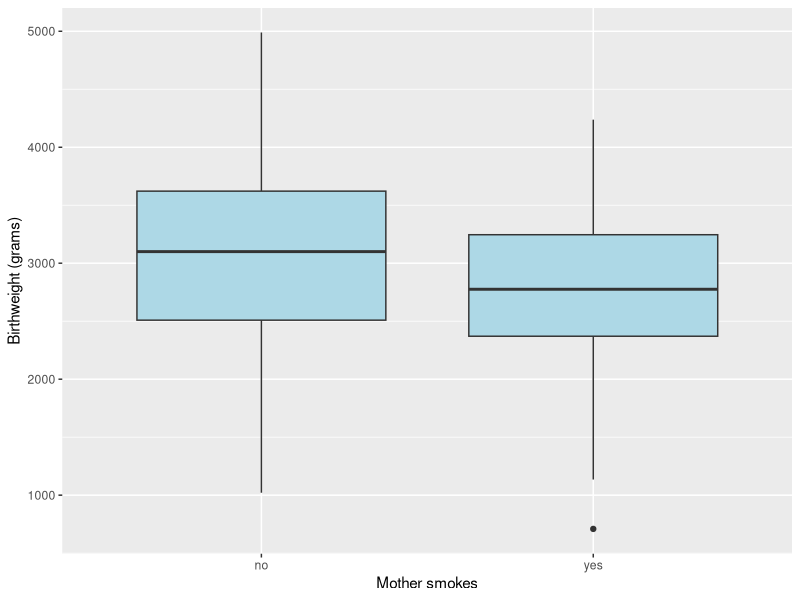
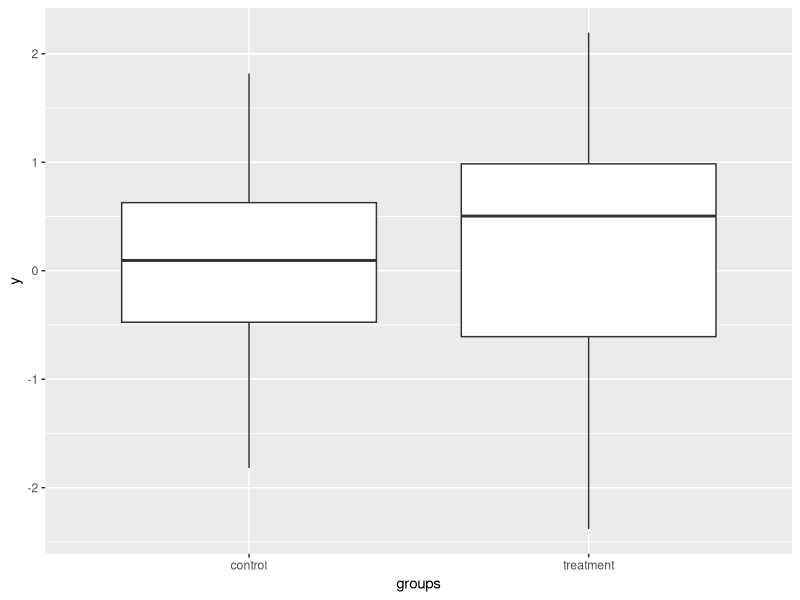
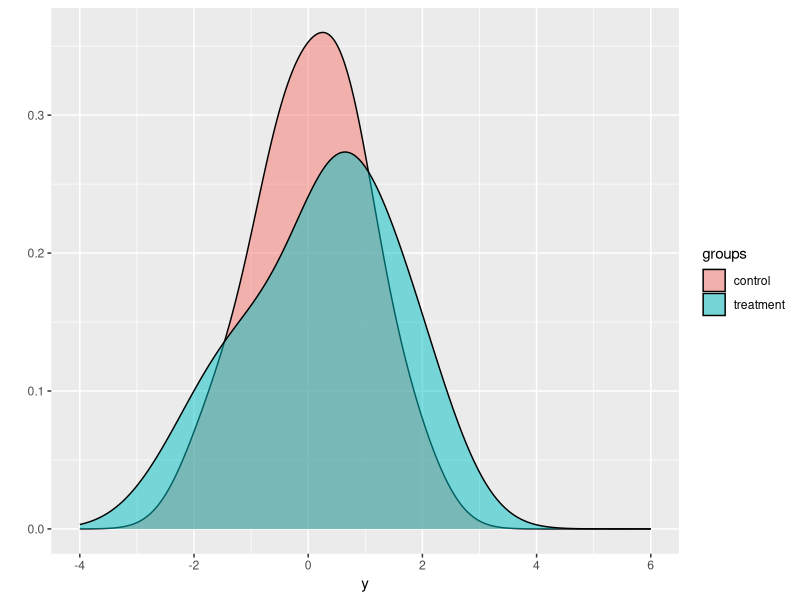
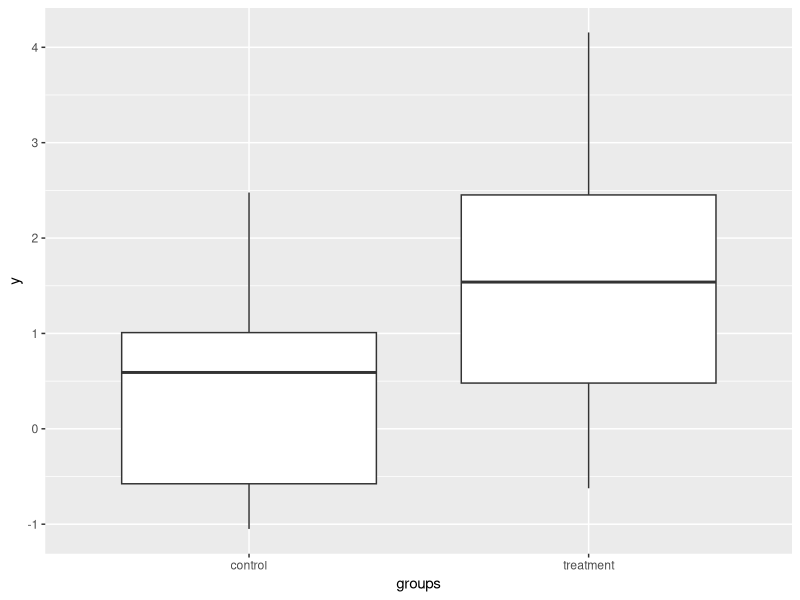
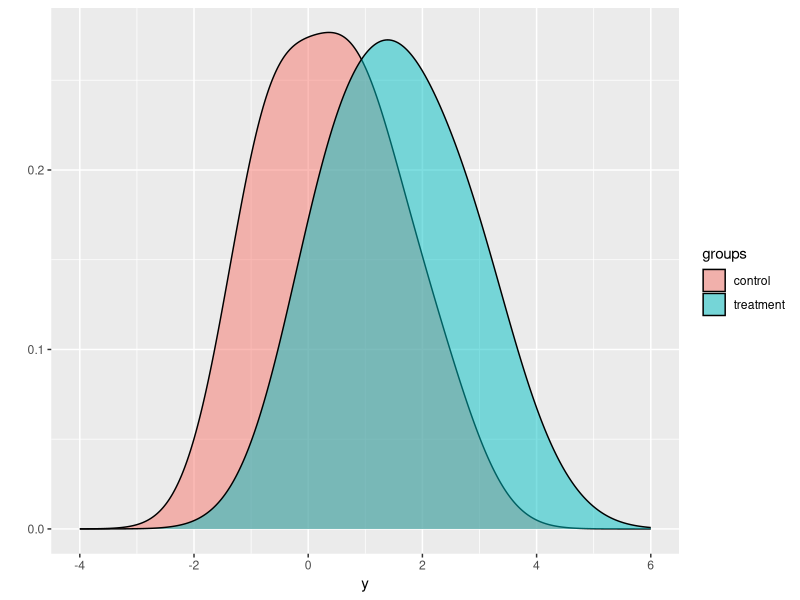
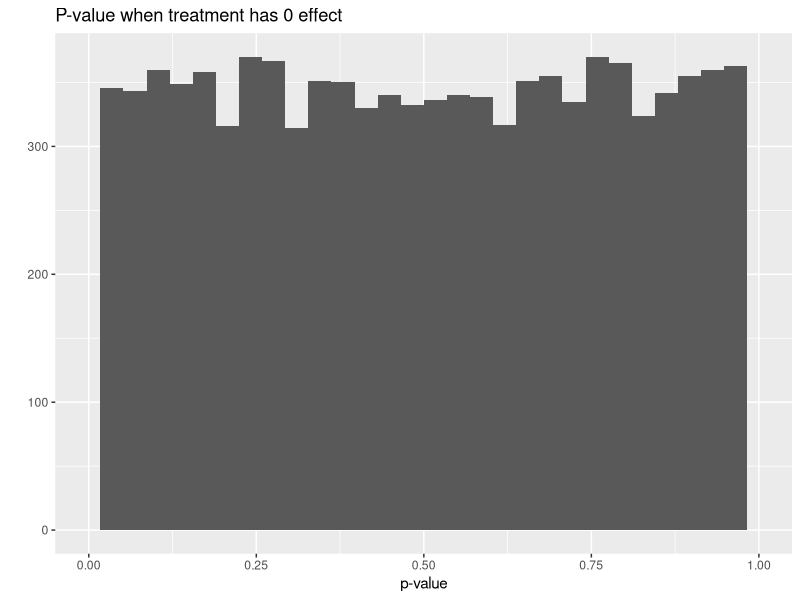
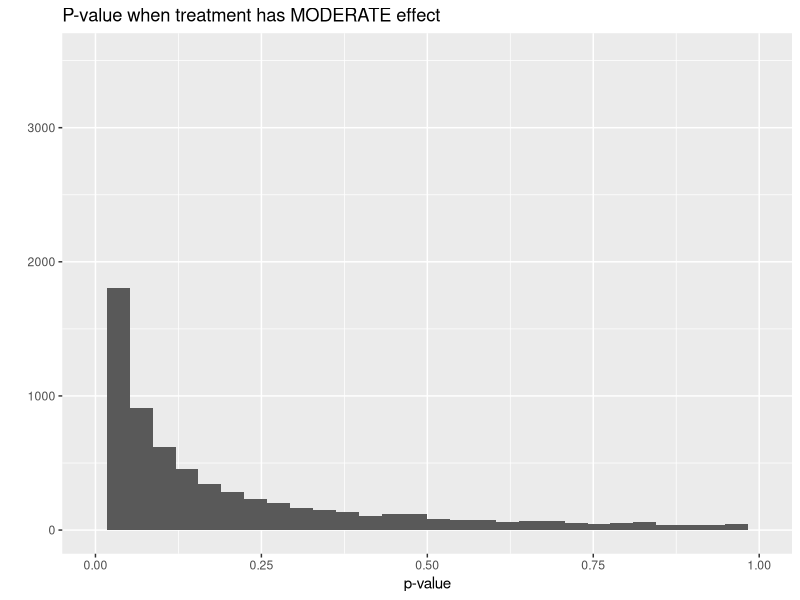
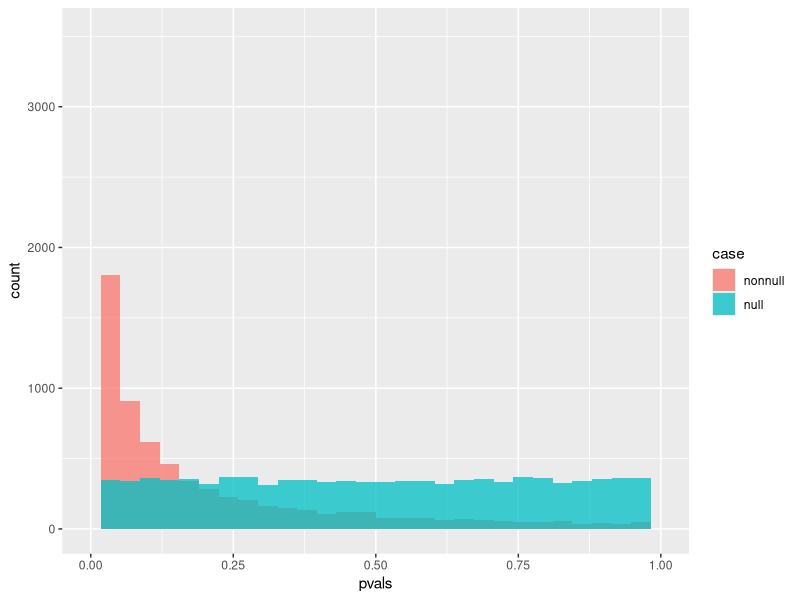

Write R code to recreate these figures, in order.
## ---- chunk 1
library(MASS)
library(plyr)
library(ggplot2)
## ---- chunk 2
# Rename the columns to have more descriptive names
colnames(birthwt) <- c("birthwt.below.2500", "mother.age", "mother.weight", 
    "race", "mother.smokes", "previous.prem.labor", "hypertension", "uterine.irr", 
    "physician.visits", "birthwt.grams")

# Transform variables to factors with descriptive levels
birthwt <- transform(birthwt, 
            race = as.factor(mapvalues(race, c(1, 2, 3), 
                              c("white","black", "other"))),
            mother.smokes = as.factor(mapvalues(mother.smokes, 
                              c(0,1), c("no", "yes"))),
            hypertension = as.factor(mapvalues(hypertension, 
                              c(0,1), c("no", "yes"))),
            uterine.irr = as.factor(mapvalues(uterine.irr, 
                              c(0,1), c("no", "yes")))
            )
## ---- chunk 3
# Create boxplot showing how birthwt.grams varies between
# smoking status
qplot(x = mother.smokes, y = birthwt.grams,
      geom = "boxplot", data = birthwt,
      xlab = "Mother smokes", 
      ylab = "Birthweight (grams)",
      fill = I("lightblue"))
## ---- chunk 4
aggregate(birthwt.grams ~ mother.smokes, 
          data = birthwt, 
          FUN = function(x) {c(mean = mean(x), sd = sd(x))})
## ---- chunk 5
aggregate(birthwt.grams ~ mother.smokes, data = birthwt, 
          FUN = function(x) {c(mean = mean(x), 
                               se = sd(x) / sqrt(length(x)))})
## ---- chunk 6
birthwt.t.test <- t.test(birthwt.grams ~ mother.smokes, data = birthwt)
birthwt.t.test
## ---- chunk 7
names(birthwt.t.test)
birthwt.t.test$p.value   # p-value
birthwt.t.test$estimate  # group means
birthwt.t.test$conf.int  # confidence interval for difference
attr(birthwt.t.test$conf.int, "conf.level")  # confidence level
## ---- chunk 8
# Calculate difference in means between smoking and nonsmoking groups
birthwt.smoke.diff <- round(birthwt.t.test$estimate[1] - birthwt.t.test$estimate[2], 1)

# Confidence level as a %
conf.level <- attr(birthwt.t.test$conf.int, "conf.level") * 100
## ---- chunk 9
with(birthwt, t.test(x=birthwt.grams[mother.smokes=="no"], 
                     y=birthwt.grams[mother.smokes=="yes"]))
## ---- chunk 10
set.seed(12345)
# Function to generate data
generateSimulationData <- function(n1, n2, mean.shift = 0) {
  y <- rnorm(n1 + n2) + c(rep(0, n1), rep(mean.shift, n2))
  groups <- c(rep("control", n1), rep("treatment", n2))
  data.frame(y = y, groups = groups)
}
## ---- chunk 11
n1 = 30
n2 = 40
# Observation, null case
obs.data <- generateSimulationData(n1 = n1, n2 = n2)

# Box plots
qplot(x = groups, y = y, data = obs.data, geom = "boxplot")

# Density plots
qplot(fill = groups, x = y, data = obs.data, geom = "density", 
      alpha = I(0.5),
      adjust = 1.5, 
      xlim = c(-4, 6))

# t-test
t.test(y ~ groups, data = obs.data)
## ---- chunk 12
# Non-null case, very strong treatment effect
# Observation, null case
obs.data <- generateSimulationData(n1 = n1, n2 = n2, mean.shift = 1.5)

# Box plots
qplot(x = groups, y = y, data = obs.data, geom = "boxplot")

# Density plots
qplot(fill = groups, x = y, data = obs.data, geom = "density", 
      alpha = I(0.5),
      adjust = 1.5, 
      xlim = c(-4, 6))

# t-test
t.test(y ~ groups, data = obs.data)
## ---- chunk 13
NUM_ITER <- 10000
pvals <- matrix(0, nrow = NUM_ITER, ncol = 2)
for(i in 1:NUM_ITER) {
  # Generate data
  obs.null <- generateSimulationData(n1 = n1, n2 = n2)
  obs.alt <- generateSimulationData(n1 = n1, n2 = n2, mean.shift = 0.5)
  
  # Record p-values
  pvals[i, 1] <- t.test(y ~ groups, data = obs.null)$p.value
  pvals[i, 2] <- t.test(y ~ groups, data = obs.alt)$p.value
}

pvals <- as.data.frame(pvals)
colnames(pvals) <- c("null", "nonnull")

# Plotting routine
qplot(x = null, data = pvals, xlab = "p-value",
      xlim = c(0, 1),
      main = "P-value when treatment has 0 effect")
qplot(x = nonnull, data = pvals, xlab = "p-value",
      xlim = c(0, 1),
      main = "P-value when treatment has MODERATE effect")
## ---- chunk 14
# Let's start by reshaping the data
# This approach isn't the best one, but it works well for this simple case
pvals.df <- data.frame(pvals = c(pvals$null, pvals$nonnull),
                       case = c(rep("null", NUM_ITER), rep("nonnull", NUM_ITER)))

# Plot
ggplot(data = pvals.df, aes(x = pvals, fill = case)) +
  geom_histogram(alpha=0.75, position="identity") +
  xlim(0,1)

## ---- chunk 15
# Formula specification
birthwt.wilcox.test <- wilcox.test(birthwt.grams ~ mother.smokes, data=birthwt, conf.int=TRUE)
birthwt.wilcox.test

# x,y specification
with(birthwt, wilcox.test(x=birthwt.grams[mother.smokes=="no"], 
                     y=birthwt.grams[mother.smokes=="yes"]))
## ---- chunk 16
class(birthwt.wilcox.test)
## ---- chunk 17
# qq plot
with(birthwt, qqnorm(birthwt.grams[mother.smokes=="no"]))
# add reference line
with(birthwt, qqline(birthwt.grams[mother.smokes=="no"], col = "blue"))

# qq plot
with(birthwt, qqnorm(birthwt.grams[mother.smokes=="yes"]))
# add reference line
with(birthwt, qqline(birthwt.grams[mother.smokes=="yes"], col = "blue"))

# qq plot
x <- rnorm(115); qqnorm(x); qqline(x)
## ---- chunk 18
set.seed(12345)
fake.data <- rexp(200)
qqnorm(fake.data)
qqline(fake.data, col = "blue") # add line
## ---- chunk 19
weight.smoke.tbl <- with(birthwt, table(birthwt.below.2500, mother.smokes))
weight.smoke.tbl
## ---- chunk 20
birthwt.fisher.test <- fisher.test(weight.smoke.tbl)
birthwt.fisher.test
attributes(birthwt.fisher.test)
## ---- chunk 21
chisq.test(weight.smoke.tbl)
## ---- chunk 22
# Manually enter the data
politics <- as.table(rbind(c(762, 327, 468), c(484, 239, 477)))
dimnames(politics) <- list(gender = c("F", "M"),
                    party = c("Democrat","Independent", "Republican"))

politics # display the data
## ---- chunk 23
politics.prop <- apply(politics, 1, FUN = function(x) {x / sum(x)})
politics.prop
colSums(politics.prop) # Check that columns sum to 1
politics.prop <- t(politics.prop) # Transpose the table

# Fix dimnames
dimnames(politics.prop) <- list(gender = c("F", "M"),
                    party = c("Democrat","Independent", "Republican"))

# Output
politics.prop
## ---- chunk 24
chisq.test(politics)
## ---- chunk 25
politics.dem.rep <- politics[,c(1,3)]
politics.dem.rep

# Run Fisher's exact test
fisher.test(politics.dem.rep)
## ---- chunk 26
library(reshape)
politics.prop
politics.melt <- melt(politics.prop, id=c("gender","party"))
politics.melt
## ---- chunk 27
ggplot(politics.melt, aes(x=party, y=value, fill=gender)) + geom_bar(position="dodge", stat="identity")
## ---- chunk 28
# Form into a long data frame
politics.count.melt <- melt(politics, id=c("gender", "party"))
# print
politics.count.melt

# Add a column of marginal counts
politics.count.melt <- transform(politics.count.melt, totals = rowSums(politics)[gender])
# print 
politics.count.melt
## ---- chunk 29
# define list of prop, and lower and upper endpoints
conf.ints <- list(prop = NULL, lower = NULL, upper = NULL)
for(i in 1:nrow(politics.count.melt)) {
  numerator <- politics.count.melt$value[i]
  denominator <- politics.count.melt$totals[i]
  prop.test.out <- prop.test(numerator, denominator)
  
  # Add estimate of proportion to list
  conf.ints[["prop"]][i] <- prop.test.out$estimate
  # Grab confidence interval
  interval <- prop.test.out$conf.int
  # Add estimate and endpoints to conf.ints list
  conf.ints[["lower"]][i] <- interval[1]
  conf.ints[["upper"]][i] <- interval[2]
}
conf.ints
## ---- chunk 30
politics.toplot <- cbind(politics.count.melt, conf.ints)
politics.toplot
## ---- chunk 31
ggplot(politics.toplot, aes(x=party, y=prop, fill=gender)) + 
  geom_bar(position="dodge", stat="identity") +
  geom_errorbar(aes(ymin=lower, ymax=upper), 
                width=.2,                    # Width of the error bars
                position=position_dodge(0.9))
